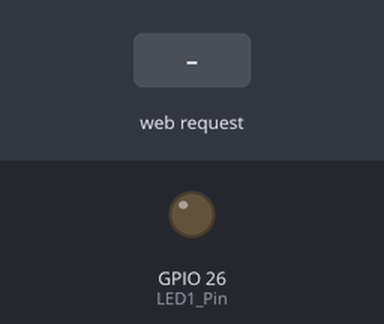
A sketch run on a simulated ESP32. Parts: output pins drawn as LEDs (lit = HIGH). Inputs (shaded band) come from the test bench. WiFi joins after 1.5 s; servers stay silent unless stated; what the sketch prints to the serial monitor is not drawn.

Above: at 2.7 s.
2.8 s: HTTP request GET /LED1/on received
At 4.0 s:
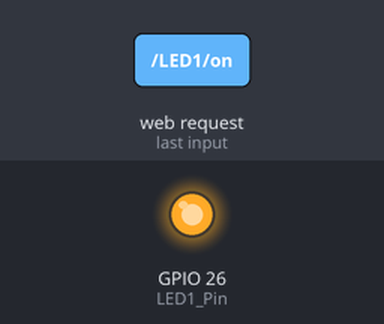
4.3 s: HTTP request GET /LED1/off received
At 5.3 s:
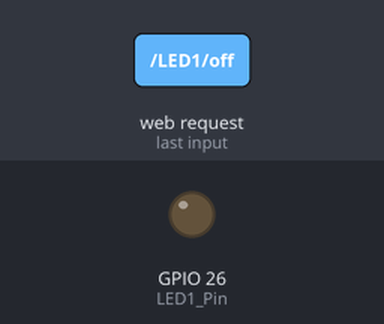
Timing chart, 0 to 7.3 s (numbered marks = the images above; inputs shaded):
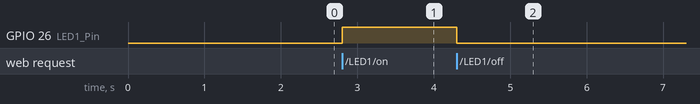

Measured:
- after the input at 2.8 s, GPIO 26 (LED1_Pin): LOW → HIGH at once
- after the input at 4.3 s, GPIO 26 (LED1_Pin): HIGH → LOW at once

The sketch:

Webserver2.ino
```cpp
#include <WiFi.h>

const char* ssid = "ICOMP_1A";
const char* password = "1comp@14#";
WiFiServer server(80);
String header;   // armazena o request HTTP

// Estado atual do LED1
bool led1Status = false;

// Pinos GPIOs
const int LED1_Pin = 26;

void setup() {
  Serial.begin(115200);
  pinMode(LED1_Pin, OUTPUT);
  digitalWrite(LED1_Pin, LOW);

  // Conexao com a rede Wi-Fi
  Serial.print("Conectando a ");
  Serial.println(ssid);
  WiFi.begin(ssid, password);
  while (WiFi.status() != WL_CONNECTED) {
    delay(500);
    Serial.print(".");
  }
  // Imprime o endereco IP local e inicia o Servidor Web
  Serial.println("");
  Serial.println("WiFi conectado.");
  Serial.println("Endereco IP: ");
  Serial.println(WiFi.localIP());
  server.begin();
}

void loop(){
  WiFiClient client = server.available();
  if (client) {
    while (client.connected()) {
        if (client.available()) {
            char c = client.read();
            header += c;
            if (c == '\n') {
                client.println("HTTP/1.1 200 OK");
                client.println("Content-type:text/html");
                client.println();

                // ajusta os GPIOs on e off
                if (header.indexOf("GET /LED1/on") >= 0) {
                    Serial.println("LED1 on");
                    led1Status = true;
                    digitalWrite(LED1_Pin, HIGH);
                } else if (header.indexOf("GET /LED1/off") >= 0) {
                    Serial.println("LED1 off");
                    led1Status = false;
                    digitalWrite(LED1_Pin, LOW);
                }
                // Gera a pagina HTML
                client.println("<html>");
                client.println("<body><h1>ESP32 Web Server</h1>");
                if (led1Status) {
                    client.println("<p>LED1 - State ON</p>");
                    client.println("<p><a href=\"/LED1/off\"><button class=\"button\">OFF</button></a></p>");
                }
                else {
                    client.println("<p>LED1 - State OFF</p>");
                    client.println("<p><a href=\"/LED1/on\"><button class=\"button\">ON</button></a></p>");
                }
                client.println("</body></html>");
                header = "";
                // Fecha a conexao
                client.stop();
            } // if nova linha
        } // if cliente disponivel
    } // if cliente conectado
  } // if cliente se conectou
} // loop
```
